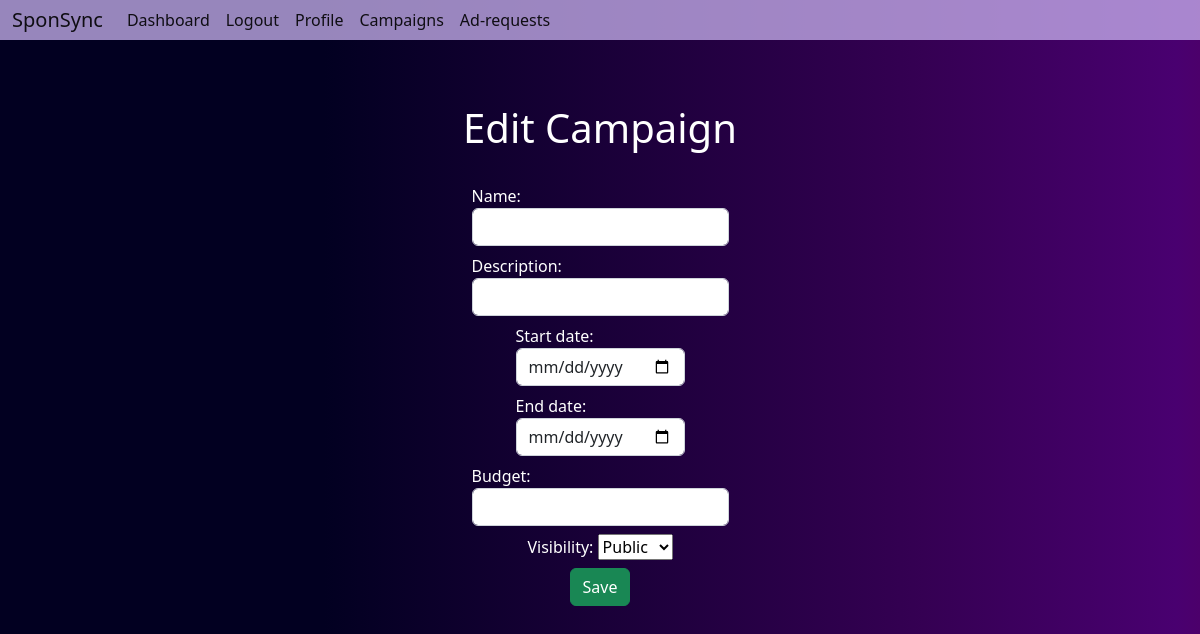
Before: /campaign/2/edit (signed in) with the older database file.
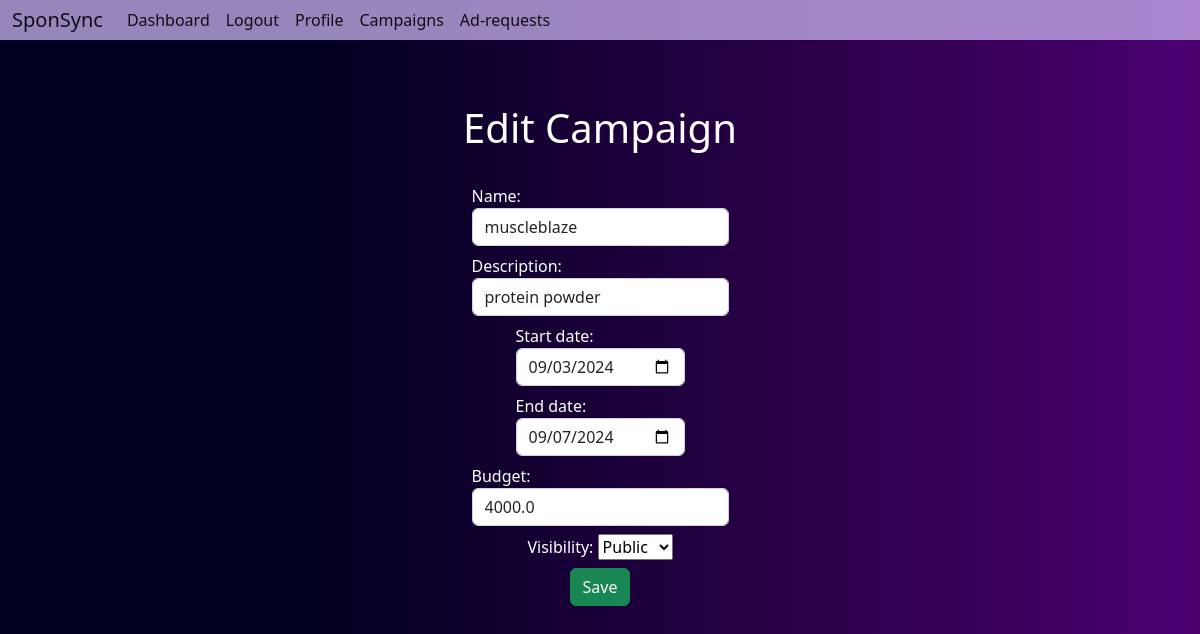
After: the same page with the newer database file.
### models.py (models this page shows)
class Campaign(db.Model):
    id = db.Column(db.Integer,primary_key=True)
    name = db.Column(db.String(30),unique=True,nullable=False)
    sponsor_id = db.Column(db.Integer,db.ForeignKey("sponsor.id"))
    description = db.Column(db.String(1000),nullable=False)
    start_date = db.Column(db.Date,nullable=False)
    end_date = db.Column(db.Date,nullable=False)
    budget = db.Column(db.Float,nullable=False)
    visibility = db.Column(db.String(10),nullable=False)
    ad_requests = db.relationship("AdRequest",backref="campaign")
    flagged = db.Column(db.Boolean,nullable=False,default=False)

### routes.py (the view, shortened to what this page needs)
@app.route('/campaign/<int:id>/edit',methods=['GET','POST'])
@auth_required
def edit_campaign(id):
    user = User.query.get(session['user_id'])
    campaign = Campaign.query.get(id)
    return render_template('campaign/edit.html',user=user,campaign=campaign,current_date = date.today())

### routes.py (called while the page is built)
def auth_required(func):
    @wraps(func)
    def inner(*args , **kwargs):
        if 'user_id' not in session:
            flash('You need to login first.')
            return redirect(url_for('login'))
        return func(*args,**kwargs)
    return inner

### templates/campaign/edit.html (shortened to what this page needs)
{% extends 'layout.html' %}
{% block content %}
<h1>Edit Campaign</h1>
<form method="post">
    <label for="name" class="form-label">Name:
        <input type="text" name="name" id="name" class="form-control" value="{{campaign.name}}" required>
    </label>
    <label for="description" class="form-label">Description:
        <input type="text" name="description" id="description" class="form-control" value="{{campaign.description}}" required>
    </label>
    <label for="start_date" class="form-label">Start date:
        <input type="date" name="start_date" id="start_date" class="form-control" value="{{campaign.start_date}}" min="{{ current_date}}" required>
    </label>
    <label for="end_date" class="form-label">End date:
        <input type="date" name="end_date" id="end_date" class="form-control" value="{{campaign.end_date}}" min = "{{ current_date }}" required>
    </label>
    <label for="budget" class="form-label">Budget:
        <input type="number" name="budget" id="budget" class="form-control" value="{{campaign.budget}}"  required>
    </label>
    <label for="visibility" class="form-label">Visibility:
        <select name="visibility" id="visibility">
            <option value="public">Public</option>
        </select>
    </label>
    <input type="submit" value="Save" class="btn btn-success">
</form>
{% endblock %}

Changed rows visible on the page:
added Campaign: name "muscleblaze", description "protein powder", start_date "09/03/2024", end_date "09/07/2024", budget "4000.0"
